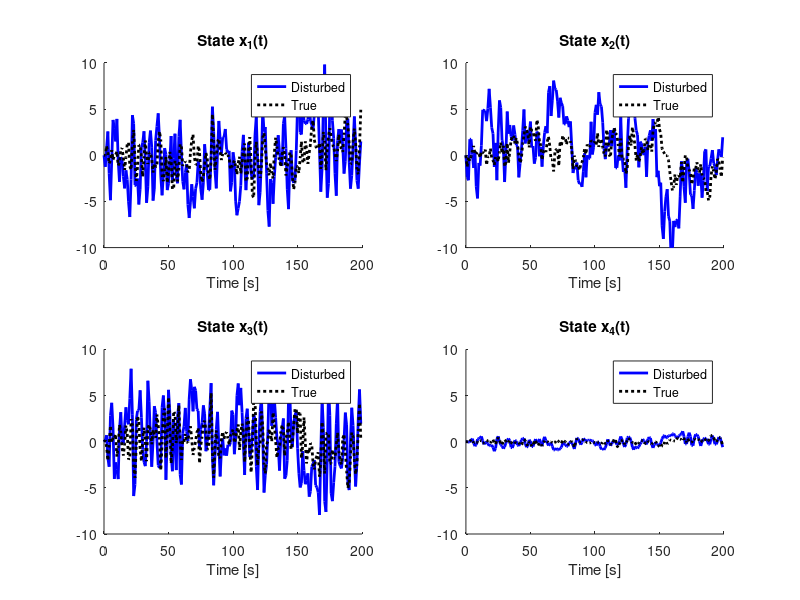
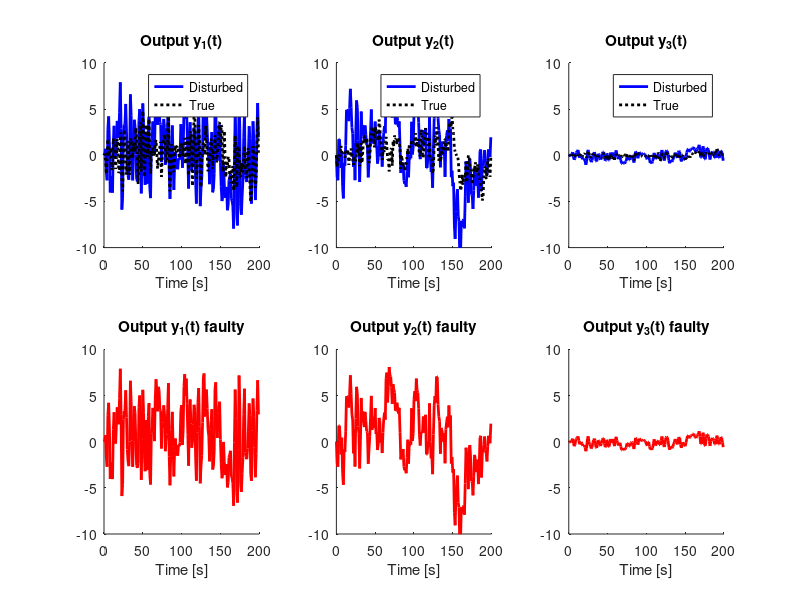
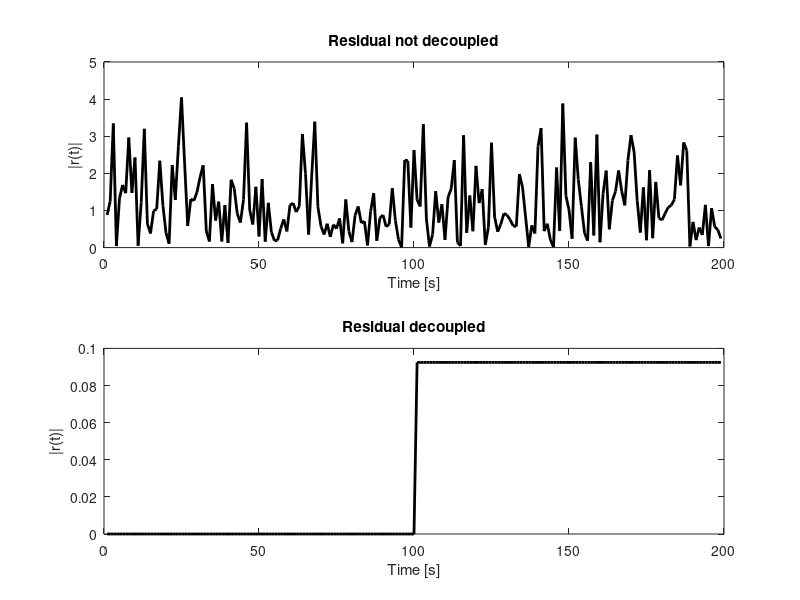

Reproduce these figures in MATLAB, in order.
clearvars -except u_arrow 
close all
rng('default');
%% data generation

% sampling time and number of samples
Ts = 1;
N = 200;

% input, disturbances and fault orders
mu = 2;
md = 3;
mf = 1;

% output and state order
p = 3;
n = 4;

% input, disturbances and fault generation
u = mvnrnd(zeros(mu,1), eye(mu),N);
d = mvnrnd(zeros(md,1), eye(md),N);
f = [zeros(N/2,mf); ones(N/2,mf)];

%% system declaration

% system matrixes
A = [0.5 -0.7 0.7 0; 0 0.8 0.06 0; -1 0 0 0.1; 0 0 -0.1 0.4];
B = [0 0; 1 0; 0 1; 0 0];
C = [0 0 1 0; 0 1 0 0; 0 0 0 1]; 
D = zeros(p, mu);

% disturbances matrixes
Bd = [0 1 0; 2 0 0; 0 0 0; 0 0 0];
Dd = zeros(p, md);

% faults matrixes
Bf = zeros(n, mf);
Df = [1; 0; 0];

% real system
sys = ss(A, B, C, D, Ts);
[y, t, x] = lsim(sys, u);

% system with distrubances 
B_d = [B Bd];
D_d = [D Dd];
u_d = [u d];

sys_d = ss(A, B_d, C, D_d, Ts);
[y_d, t, x_d] = lsim(sys_d, u_d);

% system with disurbances and faults
B_df = [B_d Bf];
D_df = [D_d Df];
u_df = [u_d f];

sys_df = ss(A, B_df, C, D_df, Ts);
y_df = lsim(sys_df, u_df);

%% plot of state and output (real, disturbed and faulty)

% state plot
figure;
for i = 1:n
    subplot(n/2,n/2,i);
    hold on;
    plot(t, x_d(:,i), 'linewidth', 2, 'color', 'blue');
    plot(t, x(:,i), 'linewidth', 2, 'linestyle', ':', 'color', 'black');
    text = ['State x_{', num2str(i), '}(t)'];
    title(text, 'Interpreter', 'Tex');
    legend('Disturbed', 'True');
    xlabel('Time [s]');
    ylim([-10,10])
end

% output plot
figure;
for i = 1:p
    subplot(2,p,i);
    hold on;
    plot(t, y_d(:,i), 'linewidth', 2, 'color', 'blue');
    plot(t, y(:,i), 'linewidth', 2, 'linestyle', ':', 'color', 'black');
    text = ['Output y_{', num2str(i), '}(t)'];
    title(text, 'Interpreter', 'Tex');
    legend('Disturbed', 'True');
    xlabel('Time [s]');
    ylim([-10,10])
end
for i = 1:p
    subplot(2,p,i+p);
    hold on;
    plot(t, y_df(:,i), 'linewidth', 2, 'color', 'red');
    text = ['Output y_{', num2str(i), '}(t) faulty'];
    title(text, 'Interpreter', 'Tex');
    xlabel('Time [s]');
    ylim([-10,10])
end

%% residual generator design
s = 1;

% extended observability matrix
O = zeros(p*(s+1), n);
O(1:p,:) = C;
for i = 1:s
    O(i*p+1:(i+1)*p,:) = O((i-1)*p+1:i*p,:)*A;
end

% extended disturbances matrix Ds+1
Ds = zeros(p*(s+1), md*(s+1));
Ds(1:p, 1:md) = Dd;
for i = 1:s
    Ds(i*p+1:(i+1)*p,1:md) = C*(A^(i-1))*Bd;
end
for i = 1:s
    Ds(i*p+1:end,i*md+1:(i+1)*md) = Ds(1:size(Ds,1)-i*p,1:md);
end
% vector from the parity space
V = null([O Ds]');
v = V(:,1)';

% vector from the parity space without decoupling
V_nd = null(O');
v_nd = V_nd(:,1)';

% T matrix
T = zeros(p*(s+1), mu*(s+1));
T(1:p, 1:mu) = D;
for i = 1:s
    T(i*p+1:(i+1)*p,1:mu) = C*(A^(i-1))*B;
end
for i = 1:s
    T(i*p+1:end,i*mu+1:(i+1)*mu) = T(1:size(T,1)-i*p,1:mu);
end

%input and output reshaping
Yr = reshape(y_df',[],1);
Ur = reshape(u',[],1);

%computing 'arrow' matrixes
Ys = zeros(p*(s+1), N-s);
Us = zeros(mu*(s+1), N-s);

for i = 1:(N - s)
    Ys(:,i) = Yr(p*(i-1)+1:p*(i-1+s+1));
    Us(:,i) = Ur(mu*(i-1)+1:mu*(i-1+s+1));
end

%residual signal
r = abs(v*(Ys - T*Us));
r_nd = abs(v_nd*(Ys - T*Us));

% plot of residuals signals
figure;
subplot(2,1,1);
plot(t(s+1:end), r_nd, 'linewidth', 2, 'color', 'black');
ylabel('|r(t)|', 'Interpreter', 'Tex')
xlabel('Time [s]')
title('Residual not decoupled')

subplot(2,1,2);
plot(t(s+1:end), r, 'linewidth', 2, 'color', 'black');
ylabel('|r(t)|', 'Interpreter', 'Tex')
xlabel('Time [s]')
title('Residual decoupled')